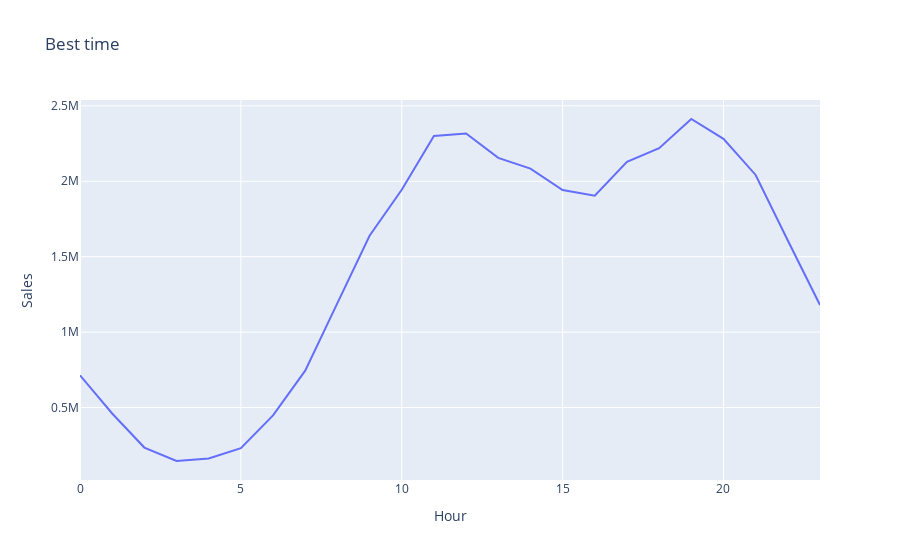

Source (notebook cell):
### Code cell
px.line(time, x= time.index, y=time['Sales'], title = 'Best time')

### Figure 1 — Plotly figure (JSON) as saved in the notebook; plotly's stock layout.template omitted (floating-point values rounded to 4 significant figures)
{"data": [{"hovertemplate": "Hour=%{x}<br>Sales=%{y}<extra></extra>", "legendgroup": "", "line": {"color": "#636efa", "dash": "solid"}, "marker": {"symbol": "circle"}, "mode": "lines", "name": "", "orientation": "v", "showlegend": false, "type": "scatter", "x": [0, 1, 2, 3, 4, 5, 6, 7, 8, 9, 10, 11, 12, 13, 14, 15, 16, 17, 18, 19, 20, 21, 22, 23], "xaxis": "x", "y": [713700.0, 460900.0, 234900.0, 145800.0, 162700.0, 230700.0, 448100.0, 744900.0, 1192000.0, 1639000.0, 1944000.0, 2301000.0, 2317000.0, 2155000.0, 2084000.0, 1942000.0, 1905000.0, 2129000.0, 2219000.0, 2413000.0, 2282000.0, 2042000.0, 1608000.0, 1179000.0], "yaxis": "y"}], "layout": {"legend": {"tracegroupgap": 0}, "title": {"text": "Best time"}, "xaxis": {"anchor": "y", "domain": [0, 1], "title": {"text": "Hour"}}, "yaxis": {"anchor": "x", "domain": [0, 1], "title": {"text": "Sales"}}}}
